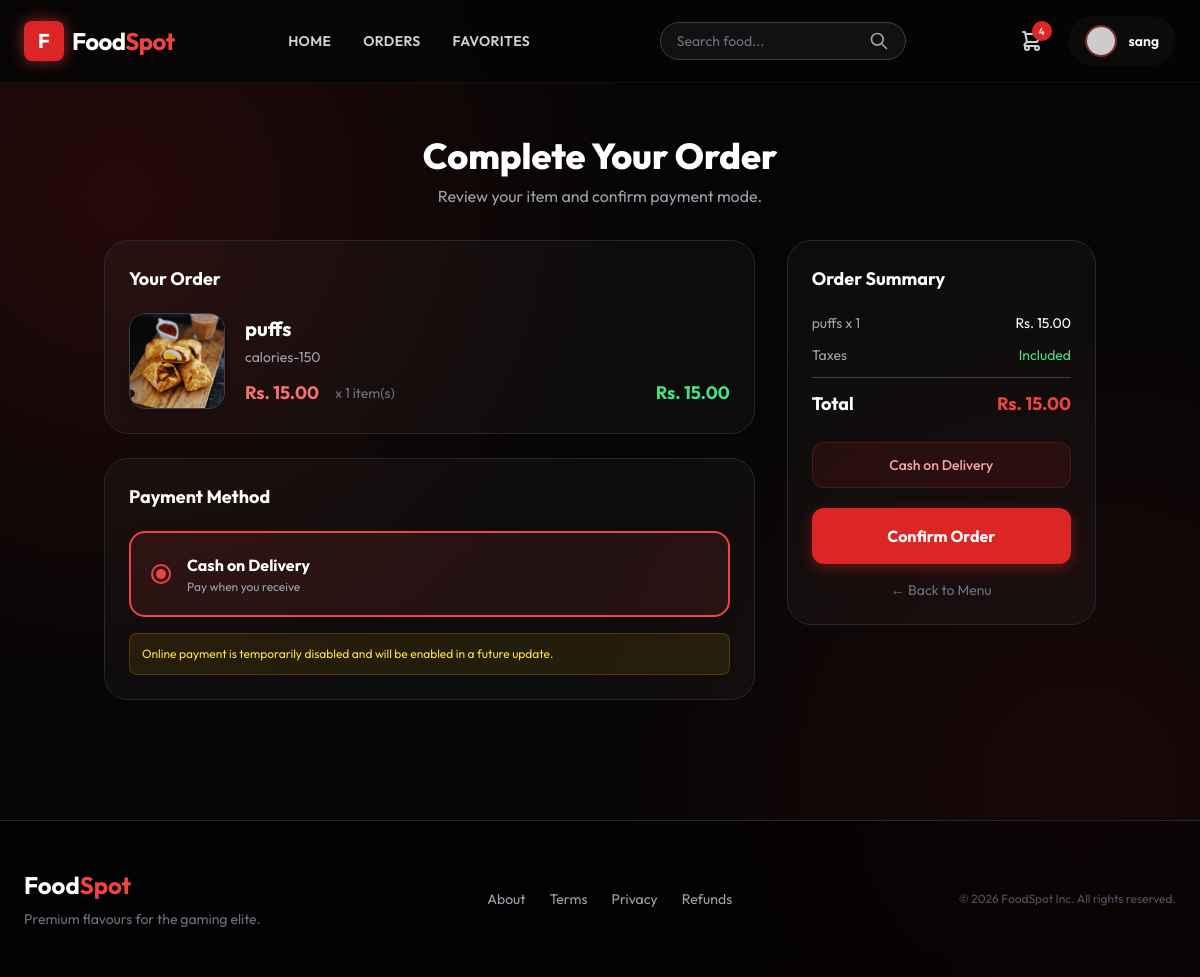
/buy/12/ (signed in), run on the app's committed database.
### menu/models.py (models this page shows, shortened)
class Product(models.Model):
    category = models.ForeignKey(Category, on_delete=models.CASCADE)
    name = models.CharField(max_length=150, null=False, blank=False)
    product_image = models.ImageField(upload_to='images', null=True, blank=True)
    quantity = models.IntegerField(null=False, blank=False, default=0)
    original_price = models.DecimalField(max_digits=10, decimal_places=2, null=False)
    selling_price = models.DecimalField(max_digits=10, decimal_places=2, null=False)
    description = models.TextField(max_length=300, null=False)
    is_veg = models.BooleanField(default=False)
    is_active = models.BooleanField(default=True)

### menu/views.py (the view, shortened to what this page needs)
# urls.py: path("buy/<int:pk>/", BuyNowView.as_view(), name="buy"),
@method_decorator(signin_required, name="dispatch")
@method_decorator(never_cache, name="dispatch")
class BuyNowView(View):
    def get(self, request, pk):
        product = get_object_or_404(Product, id=pk, is_active=True)
        try:
            qty = int(request.GET.get('qty', 1))
            if qty < 1:
                qty = 1
        except ValueError:
            qty = 1
        if product.quantity < qty:
            messages.error(request, f"Only {product.quantity} units available")
            return redirect("product_detail", pk=pk)
        form = UserOrderForm()
        total_price = product.selling_price * qty
        return render(request, "menu/buy.html", {
            "product": product,
            "form": form,
            "qty": qty,
            "total_price": total_price
        })

### menu/forms.py
class UserOrderForm(forms.Form):
    pass

### menu/views.py (called while the page is built)
def signin_required(fn):
    def wrapper(request, *args, **kwargs):
        if not request.user.is_authenticated:
            return redirect("login")
        return fn(request, *args, **kwargs)
    return wrapper

### menu/templates/menu/buy.html (shortened to what this page needs)
{% extends 'menu/base.html' %}
{% block content %}
<div class="max-w-5xl mx-auto py-10 px-4">
    <div class="mb-8 text-center">
        <h2 class="text-4xl font-extrabold text-white mb-2">Complete Your Order</h2>
        <p class="text-gray-400">Review your item and confirm payment mode.</p>
    </div>
    <form method="POST" id="buy-form">
        <div class="grid grid-cols-1 lg:grid-cols-3 gap-8">
            <div class="lg:col-span-2 space-y-6">
                <div class="glass rounded-3xl p-6 border border-gray-800">
                    <h3 class="text-lg font-bold text-white mb-5">Your Order</h3>
                    <div class="flex items-center gap-5">
                        {% if product.product_image %}
                        <img src="{{ product.product_image.url }}" class="w-24 h-24 object-cover rounded-2xl border border-gray-700 shadow-lg flex-shrink-0" alt="{{ product.name }}">
                        {% else %}
                        <div class="w-24 h-24 bg-gray-800 rounded-2xl flex items-center justify-center flex-shrink-0">
                            <span class="text-4xl">Food</span>
                        </div>
                        {% endif %}
                        <div class="flex-1">
                            <h4 class="text-xl font-bold text-white">{{ product.name }}</h4>
                            <p class="text-gray-400 text-sm mt-1">{{ product.description|truncatechars:80 }}</p>
                            <div class="flex items-center gap-4 mt-3">
                                <span class="text-lg text-red-400 font-bold">Rs. {{ product.selling_price }}</span>
                                <span class="text-gray-500 text-sm">x {{ qty }} item(s)</span>
                                <span class="ml-auto text-green-400 font-bold text-lg">Rs. {{ total_price }}</span>
                            </div>
                        </div>
                    </div>
                </div>
                <div class="glass rounded-3xl p-6 border border-gray-800">
                    <h3 class="text-lg font-bold text-white mb-5">Payment Method</h3>
                    <div class="border-2 border-red-500 bg-red-500/10 rounded-2xl p-5 flex items-center gap-4">
                        <div class="w-5 h-5 rounded-full border-2 border-red-500 flex items-center justify-center">
                            <div class="w-2.5 h-2.5 rounded-full bg-red-500"></div>
                        </div>
                        <div>
                            <p class="text-white font-bold">Cash on Delivery</p>
                            <p class="text-gray-400 text-xs mt-0.5">Pay when you receive</p>
                        </div>
                    </div>
                    <div class="mt-4 text-xs text-yellow-300 bg-yellow-500/10 border border-yellow-500/20 rounded-lg p-3">
                        Online payment is temporarily disabled and will be enabled in a future update.
                    </div>
                </div>
            </div>
            <div class="lg:col-span-1">
                <div class="glass p-6 rounded-3xl border border-gray-800 sticky top-24">
                    <h3 class="text-lg font-bold text-white mb-5">Order Summary</h3>
                    <div class="space-y-3 mb-6">
                        <div class="flex justify-between text-sm text-gray-400">
                            <span>{{ product.name }} x {{ qty }}</span>
                            <span class="text-white">Rs. {{ total_price }}</span>
                        </div>
                        <div class="flex justify-between text-sm text-gray-400">
                            <span>Taxes</span>
                            <span class="text-green-400">Included</span>
                        </div>
                        <div class="border-t border-gray-700 pt-3 flex justify-between text-lg font-bold">
                            <span class="text-white">Total</span>
                            <span class="text-red-500">Rs. {{ total_price }}</span>
                        </div>
                    </div>
                    <div class="mb-5 bg-red-900/20 border border-red-900/50 rounded-xl p-3 text-center text-sm font-medium text-red-300">
                        Cash on Delivery
                    </div>
                    <button type="submit"
                        class="w-full bg-red-600 hover:bg-red-700 text-white font-bold py-4 rounded-xl shadow-[0_4px_14px_0_rgba(220,38,38,0.4)] hover:shadow-[0_6px_20px_rgba(220,38,38,0.3)] hover:-translate-y-0.5 transition ease-in-out">
                        Confirm Order
                    </button>
                    <a href="{% url 'home' %}" class="block text-center text-gray-500 hover:text-white transition text-sm mt-4">
                        &larr; Back to Menu
                    </a>
                </div>
            </div>
        </div>
    </form>
</div>
{% endblock %}

### menu/templates/menu/base.html (shortened to what this page needs)
{% load static %}
<!DOCTYPE html>
<html lang="en">
<head>
    <script src="https://cdn.tailwindcss.com"></script>
</head>
<body class="flex flex-col min-h-screen">
    {% block navbar %}
    <nav class="glass-nav fixed w-full z-50 transition-all duration-300">
        <div class="max-w-7xl mx-auto px-6 py-4 flex justify-between items-center">
            <a href="{% url 'home' %}" class="flex items-center gap-2 group">
                <div
                    class="w-10 h-10 bg-red-600 rounded-lg flex items-center justify-center transform group-hover:rotate-12 transition duration-300 shadow-[0_0_15px_rgba(239,68,68,0.6)]">
                    <span class="text-white font-bold text-xl">F</span>
                </div>
                <span class="text-2xl font-bold tracking-tight group-hover:text-red-500 transition">Food<span
                        class="text-red-500">Spot</span></span>
            </a>
            {% if user.is_authenticated %}
            <div class="hidden md:flex items-center space-x-8 text-sm font-semibold uppercase tracking-wide">
                <a href="{% url 'home' %}" class="relative group text-gray-300 hover:text-white transition">
                    Home
                </a>
                <a href="{% url 'my_orders' %}" class="relative group text-gray-300 hover:text-white transition">
                    Orders
                </a>
                <a href="{% url 'favorites' %}" class="relative group text-gray-300 hover:text-white transition">
                    Favorites
                </a>
            </div>
            {% endif %}
            {% block search_bar %}
            <form action="{% url 'search' %}" method="GET"
                class="search-form relative hidden md:flex items-center bg-white/5 border border-gray-700 rounded-full px-4 py-2 ml-4 focus-within:border-red-500/50 focus-within:bg-white/10 transition">
                <input type="text" name="q" placeholder="Search food..." autocomplete="off"
                    class="search-input bg-transparent border-none text-sm text-white placeholder-gray-500 focus:outline-none w-48">
                <button type="submit" class="text-gray-400 hover:text-white transition">
                    <svg xmlns="http://www.w3.org/2000/svg" class="h-5 w-5" fill="none" viewBox="0 0 24 24"
                        stroke="currentColor">
                        <path stroke-linecap="round" stroke-linejoin="round" stroke-width="2"
                            d="M21 21l-6-6m2-5a7 7 0 11-14 0 7 7 0 0114 0z" />
                    </svg>
                </button>
            </form>
            {% endblock %}
            <div class="flex items-center space-x-6">
                {% if user.is_authenticated %}
                <a href="{% url 'cart' %}" class="relative group text-gray-300 hover:text-white transition">
                    {% if user.cart_set.count > 0 %}
                    <span
                        class="absolute -top-2 -right-2 bg-red-600 text-[10px] w-5 h-5 flex items-center justify-center rounded-full font-bold shadow-lg animate-bounce">
                        {{ user.cart_set.count }}
                    </span>
                    {% endif %}
                </a>
                {% endif %}
                {% if user.is_authenticated %}
                <a href="{% url 'profile' %}"
                    class="flex items-center gap-3 glass px-4 py-2 rounded-full hover:bg-white/10 transition border-transparent hover:border-red-500/30 group">
                    <div
                        class="w-8 h-8 rounded-full overflow-hidden border-2 border-red-500/50 group-hover:border-red-500 transition">
                        {% if user.profile.profile_pic %}
                        <img src="{{ user.profile.profile_pic.url }}" class="w-full h-full object-cover">
                        {% else %}
                        <img src="https://ui-avatars.com/api/?name={{ user.username }}&background=1f2937&color=fff"
                            class="w-full h-full object-cover">
                        {% endif %}
                    </div>
                    <span class="hidden md:block font-semibold text-sm">{{ user.username }}</span>
                </a>
                {% else %}
                <a href="{% url 'login' %}"
                    class="bg-red-600 hover:bg-red-700 text-white text-sm font-bold px-6 py-2.5 rounded-full shadow-[0_4px_14px_0_rgba(220,38,38,0.39)] hover:shadow-[0_6px_20px_rgba(220,38,38,0.23)] hover:-translate-y-0.5 transition ease-in-out">
                    Login
                </a>
                {% endif %}
            </div>
        </div>
    </nav>
    {% endblock %}
    <main class="flex-grow {% block main_padding_class %}pt-24{% endblock %} px-4 sm:px-6 lg:px-8 max-w-7xl mx-auto w-full fade-in">
        {% block content %}
        {% endblock %}
    </main>
    <footer class="mt-20 border-t border-gray-800 bg-black/50 backdrop-blur-md">
        <div class="max-w-7xl mx-auto py-12 px-6">
            <div class="flex flex-col md:flex-row justify-between items-center gap-6">
                <div class="text-center md:text-left">
                    <h3 class="text-2xl font-bold text-white mb-2">Food<span class="text-red-500">Spot</span></h3>
                    <p class="text-gray-500 text-sm">Premium flavours for the gaming elite.</p>
                </div>
                <div class="flex space-x-6 text-sm text-gray-400">
                    <a href="{% url 'about_us' %}" class="hover:text-red-500 transition">About</a>
                    <a href="{% url 'terms' %}" class="hover:text-red-500 transition">Terms</a>
                    <a href="{% url 'privacy' %}" class="hover:text-red-500 transition">Privacy</a>
                    <a href="{% url 'refund' %}" class="hover:text-red-500 transition">Refunds</a>
                </div>
                <p class="text-gray-600 text-xs">© 2026 FoodSpot Inc. All rights reserved.</p>
            </div>
        </div>
    </footer>
</body>
</html>

### menu/templates/menu/base.html (style rules this page uses)
:root { --theme-bg: #050505; --theme-surface: #0b0b0f; --theme-surface-2: #12121a; --theme-border: rgba(255, 255, 255, 0.08); --theme-red: #ef4444; --theme-red-soft: rgba(239, 68, 68, 0.22); --theme-green: #22c55e; --theme-text: #f8fafc; --theme-muted: #94a3b8; }
body { font-family: 'Outfit', sans-serif; background-color: var(--theme-bg); background-image: radial-gradient(circle at 10% 20%, rgba(220, 38, 38, 0.15) 0%, transparent 40%), radial-gradient(circle at 90% 80%, rgba(220, 38, 38, 0.1) 0%, transparent 40%); color: #fff; overflow-x: hidden; }
.glass { background: rgba(255, 255, 255, 0.03); backdrop-filter: blur(16px); -webkit-backdrop-filter: blur(16px); border: 1px solid rgba(255, 255, 255, 0.08); }
.glass-nav { background: rgba(5, 5, 5, 0.85); backdrop-filter: blur(20px); border-bottom: 1px solid rgba(255, 255, 255, 0.05); }
.fade-in { animation: fadeIn 0.6s ease-out forwards; opacity: 0; transform: translateY(10px); }

### data on the page
Product: product_image (picture), name "puffs", description "calories-150", selling_price "15.00"

### other printed values
{{ user.cart_set.count }} "4"
{{ user.username }} "sang"
{{ qty }} "1"
{{ total_price }} "15.00"
